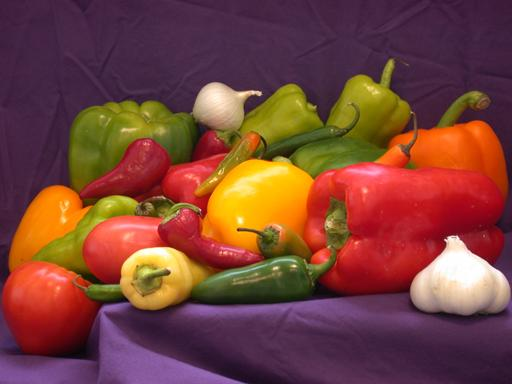
#> input picture LAB/EX 3/image.jpg, 512 x 384 px
$ python ex3.py
#> lines starting #> are read from the running program, lines starting #| are printed output that depends on the picture; after the words box and inside, x2 and y2 are one past the last pixel; in counts of white or black regions, pixels touching at a corner belong together
import cv2
import os

image = cv2.imread("image.jpg")
#> image is the input picture: shape (384, 512, 3); mean B, G, R 57.8, 66.4, 120.7

if image is None:
    print("Image not found!")
else:
    cv2.imshow("Input Image", image)

    gray = cv2.cvtColor(image, cv2.COLOR_BGR2GRAY)
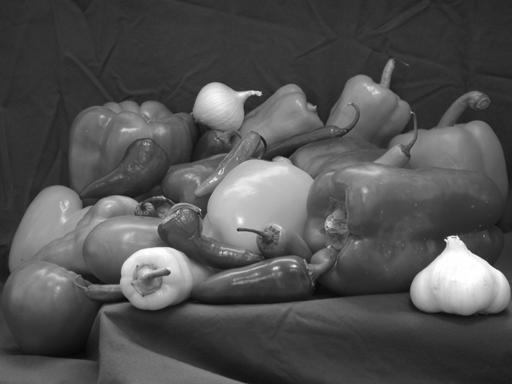
#> gray: shape (384, 512); min 5, max 255, mean 81.6

    edges = cv2.Canny(gray, 100, 200)
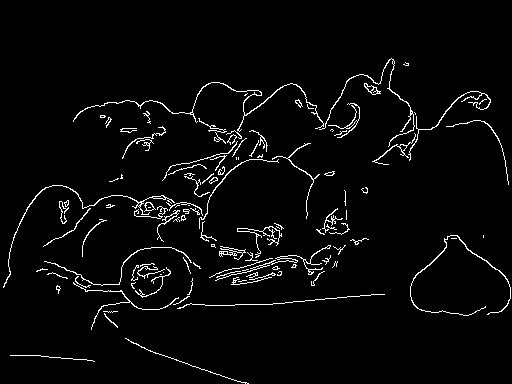
#> edges: shape (384, 512); 3.4% white in thin lines or dots, all inside (x1, y1, x2, y2) = (3, 58, 511, 384)

    folder = os.path.dirname(os.path.abspath(__file__))
    output = os.path.join(folder, "canny_edges.jpg")

    cv2.imwrite(output, edges)

    cv2.imshow("Canny Edge Image", edges)

    cv2.waitKey(0)
    cv2.destroyAllWindows()

    print("Output saved as canny_edges.jpg")
